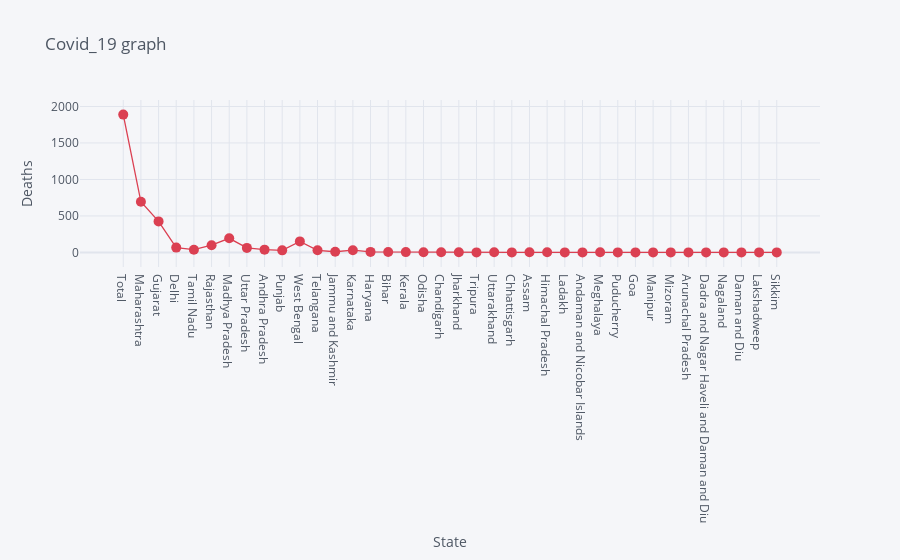

Write notebook code for a chart like this one.
### Markdown cell above
# Deceased per State

### Code cell
df.iplot(kind= 'scatter', x= 'State', y='Deaths', mode= 'markers+lines', title= 'Covid_19 graph', xTitle= 'State', yTitle= 'Deaths', color= 'red', size= 10)

### Figure 1 — Plotly figure (JSON) as saved in the notebook; plotly's stock layout.template omitted (floating-point values rounded to 4 significant figures)
{"data": [{"line": {"color": "rgba(219, 64, 82, 1.0)", "dash": "solid", "shape": "linear", "width": 1.3}, "marker": {"size": 10, "symbol": "circle"}, "mode": "markers+lines", "name": "Deaths", "text": "", "type": "scatter", "x": ["Total", "Maharashtra", "Gujarat", "Delhi", "Tamil Nadu", "Rajasthan", "Madhya Pradesh", "Uttar Pradesh", "Andhra Pradesh", "Punjab", "West Bengal", "Telangana", "Jammu and Kashmir", "Karnataka", "Haryana", "Bihar", "Kerala", "Odisha", "Chandigarh", "Jharkhand", "Tripura", "Uttarakhand", "Chhattisgarh", "Assam", "Himachal Pradesh", "Ladakh", "Andaman and Nicobar Islands", "Meghalaya", "Puducherry", "Goa", "Manipur", "Mizoram", "Arunachal Pradesh", "Dadra and Nagar Haveli and Daman and Diu", "Nagaland", "Daman and Diu", "Lakshadweep", "Sikkim"], "y": [1889, 694, 425, 66, 37, 99, 193, 62, 38, 28, 151, 29, 9, 30, 7, 5, 4, 2, 1, 3, 0, 1, 0, 1, 3, 0, 0, 1, 0, 0, 0, 0, 0, 0, 0, 0, 0, 0]}], "layout": {"legend": {"bgcolor": "#F5F6F9", "font": {"color": "#4D5663"}}, "paper_bgcolor": "#F5F6F9", "plot_bgcolor": "#F5F6F9", "title": {"font": {"color": "#4D5663"}, "text": "Covid_19 graph"}, "xaxis": {"gridcolor": "#E1E5ED", "showgrid": true, "tickfont": {"color": "#4D5663"}, "title": {"font": {"color": "#4D5663"}, "text": "State"}, "zerolinecolor": "#E1E5ED"}, "yaxis": {"gridcolor": "#E1E5ED", "showgrid": true, "tickfont": {"color": "#4D5663"}, "title": {"font": {"color": "#4D5663"}, "text": "Deaths"}, "zerolinecolor": "#E1E5ED"}}}
